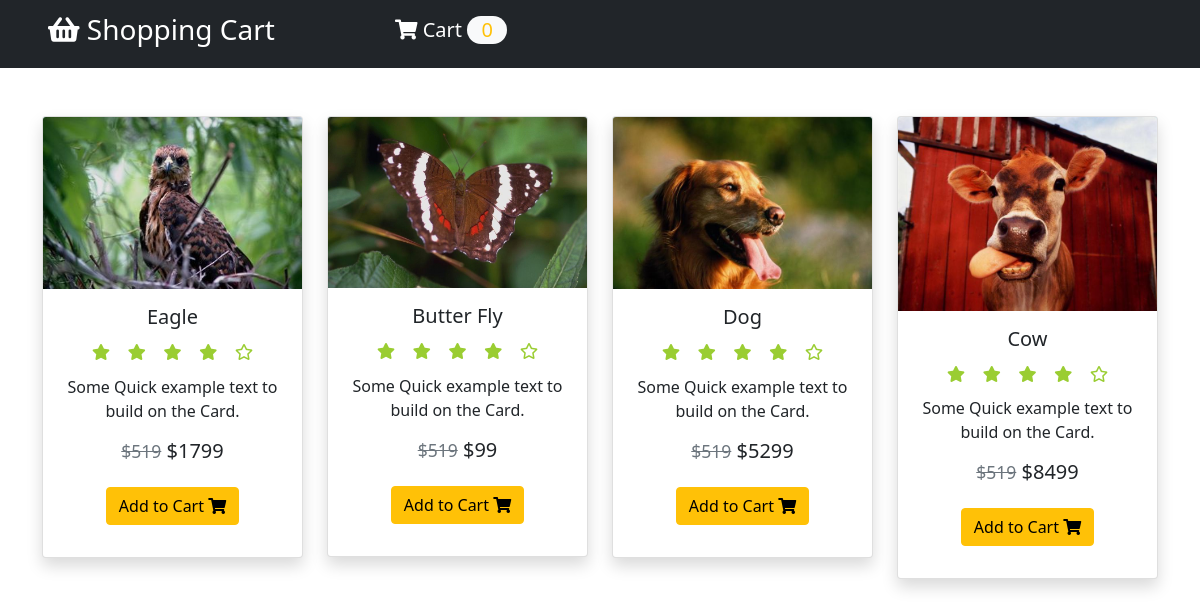
The page / on the database its author committed.
### tables this page shows
CREATE TABLE IF NOT EXISTS `producttb` (
  `id` int NOT NULL AUTO_INCREMENT,
  `product_name` varchar(25) NOT NULL,
  `product_price` float DEFAULT NULL,
  `product_image` varchar(100) DEFAULT NULL,
  PRIMARY KEY (`id`)
);

### php/CreateDb.php (called while the page is built, shortened)
<?php
class CreateDb{
    public $tablename;
    public $con;
    public function __construct(
        $dbname ="Newdb",
        $tablename ="Productdb",
        $servername ="localhost",
        $username ="root",
        $password =""
    ){
        $this->tablename =$tablename;
        $this->con =mysqli_connect($servername, $username, $password);
        $sql = "CREATE DATABASE IF NOT EXISTS $dbname";
        if(mysqli_query($this->con, $sql)){
            $this->con = mysqli_connect($servername, $username, $password, $dbname);
        }
        $sql = "CREATE TABLE IF NOT EXISTS $tablename
                (id INT(11) NOT NULL AUTO_INCREMENT PRIMARY KEY,
                product_name VARCHAR(25) NOT NULL,
                product_price FLOAT,
                product_image VARCHAR(100)
                );";
        if (!mysqli_query($this->con, $sql)){
            echo "Error creating table:".mysqli_error($this->con);
        }else{
            return false;
        }
    }
     public function getData(){
        $sql ="SELECT * FROM $this->tablename";
        $result = mysqli_query($this->con, $sql);
        if(mysqli_num_rows($result)>0){
            return $result;
        }
    }
}
?>

### php/component.php (the view, shortened to what this page needs)
<?php
function component($productname, $productprice, $productimg, $productid){
    $element ='
    <div class="col-md-3 col-sm-6 my-3 my-md-0">
    <form action="index.php" method="post">
        <div class="card shadow">
            <div>
                <img src="'.$productimg.'" alt="Image1" class="img-fluid card-img-top">
            </div>
            <div class="card-body">
                <h5 class="card-title">'.$productname.' </h5>
                <h6>
                    <i class="fas fa-star"></i>
                    <i class="fas fa-star"></i>
                    <i class="fas fa-star"></i>
                    <i class="fas fa-star"></i>
                    <i class="far fa-star"></i>
                </h6>
                <p class="card-text">
                    Some Quick example text to build on the Card.
                </p>
                <h5>
                    <small><s class="text-secondary">$519</s></small>
                    <span class="price">$'.$productprice.'</span>
                </h5>
                <button type="submit" class="btn btn-warning my-3" name="add">Add to Cart <i class="fas fa-shopping-cart"></i></button>
                <input type="hidden"  name="product_id" value="'.$productid.'">
            </div>
        </div>
    </form>
</div>
    ';
    echo $element;
}
?>

### index.php (shortened to what this page needs)
<?php
require_once ('php/CreateDb.php');
require_once ('./php/component.php');
$database = new CreateDb("Productdb", "Producttb");
?>
<!DOCTYPE html>
<html lang="en">
<head>
    <link rel="stylesheet" href="https://cdnjs.cloudflare.com/ajax/libs/font-awesome/5.15.4/css/all.css" />
    <link href="https://cdn.jsdelivr.net/npm/bootstrap@5.1.1/dist/css/bootstrap.min.css" rel="stylesheet">
    <link rel="stylesheet" href="style.css">
</head>
<body>
<?php
require_once ("php/header.php");
?>
<div class="container">
    <div class="row text-center py-5">
        <?php
        $result= $database->getData();
        while ($row = mysqli_fetch_assoc($result)){
            component($row['product_name'], $row['product_price'], $row['product_image'], $row['id']);
        }
        ?>
    </div>
</div>
</body>
</html>

### php/header.php (shortened to what this page needs)
<header id="header">
    <nav class="navbar navbar-expand-lg navbar-dark bg-dark">
        <a href="index.php" class="navbar-brand">
            <h3 class="px-5">
                <i class="fas fa-shopping-basket"></i> Shopping Cart
            </h3>
        </a>
        <div class="collapse navbar-collapse" id="navbarNavAltMarkup">
            <div class="navbar-nav">
                <a href="cart.php" class="nav-item nav-link active">
                    <h5 class="px-5 cart">
                        <i class="fas fa-shopping-cart"></i> Cart
                       <?php
                       if(isset($_SESSION['cart'])){
                           $count = count($_SESSION['cart']);
                           echo "<span id=\"cart_count\" class=\"text-warning bg-light\"> ".$count." </span>";
                       }else{
                            echo "<span id=\"cart_count\" class=\"text-warning bg-light\"> 0 </span>";
                       }
                       ?>
                    </h5>
                </a>
            </div>
        </div>
    </nav>
</header>

### style.css (style rules this page uses)
img { max-width: 100%; height: auto; background-color: lightblue; background: radial-gradient(white 30%, lightblue 70%); }
.fa-star, .fa-star-half { color: yellowgreen; padding: 3%; }
#cart_count { text-align:center; padding: 0 0.9rem 0.1rem 0.9rem; border-radius: 3rem; }

### rows shown on the page
producttb: product_image (picture), product_name "Eagle", product_price "1799"
producttb: product_image (picture), product_name "Butter Fly", product_price "99"
producttb: product_image (picture), product_name "Dog", product_price "5299"
producttb: product_image (picture), product_name "Cow", product_price "8499"
